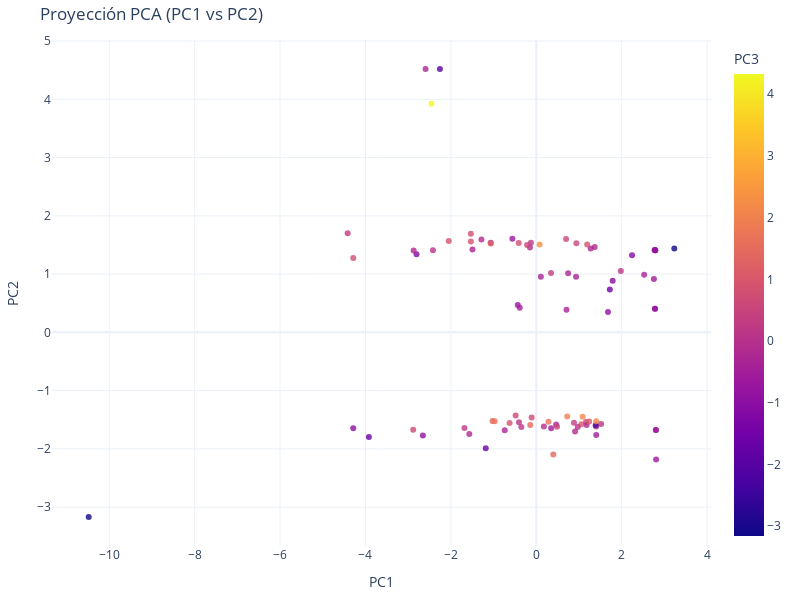

The notebook cell this image was saved under:
### Code cell
import pandas as pd
import numpy as np
from sklearn.decomposition import PCA
from sklearn.preprocessing import StandardScaler
from sklearn.feature_selection import VarianceThreshold
from scipy.spatial.distance import pdist, squareform
import plotly.express as px
import seaborn as sns
import matplotlib.pyplot as plt

# --- Filtrado de columnas numéricas relevantes ---
X = df_attributes.select_dtypes(include=[np.number]).drop(columns=["ID"])
X = X.loc[:, X.nunique() > 2]  # eliminar columnas binarias
X = VarianceThreshold(threshold=0.01).fit_transform(X)  # eliminar columnas de baja varianza

# --- Escalado y PCA ---
scaler = StandardScaler()
X_scaled = scaler.fit_transform(X)

pca = PCA(n_components=0.80)  # mantener 80% de varianza
X_pca = pca.fit_transform(X_scaled)

# --- DataFrame con resultados de PCA ---
columnas_pca = [f"PC{i+1}" for i in range(pca.n_components_)]
df_pca_result = pd.DataFrame(X_pca, columns=columnas_pca)
df_pca_result["ID"] = df_attributes["ID"].values

# --- Matriz de distancias ---
dist_matrix = squareform(pdist(X_scaled, metric='euclidean'))
df_dist = pd.DataFrame(dist_matrix, index=df_pca_result["ID"], columns=df_pca_result["ID"])

# --- Gráfico interactivo con Plotly ---
color_column = "PC3" if "PC3" in df_pca_result.columns else columnas_pca[1]

fig = px.scatter(
    df_pca_result,
    x="PC1",
    y="PC2",
    color=color_column,
    hover_name="ID",
    title="Proyección PCA (PC1 vs PC2)",
    width=800,
    height=600,
)

fig.update_traces(marker=dict(size=6, opacity=0.8), selector=dict(mode='markers'))
fig.update_layout(
    margin=dict(l=20, r=20, t=40, b=20),
    template="plotly_white",
    showlegend=False
)
fig.show()

# --- Heatmap de la matriz de distancias ---
plt.figure(figsize=(10, 8))
sns.heatmap(df_dist, cmap="viridis", xticklabels=False, yticklabels=False)
plt.title("Matriz de Distancias Euclidianas")
plt.tight_layout()
plt.show()
